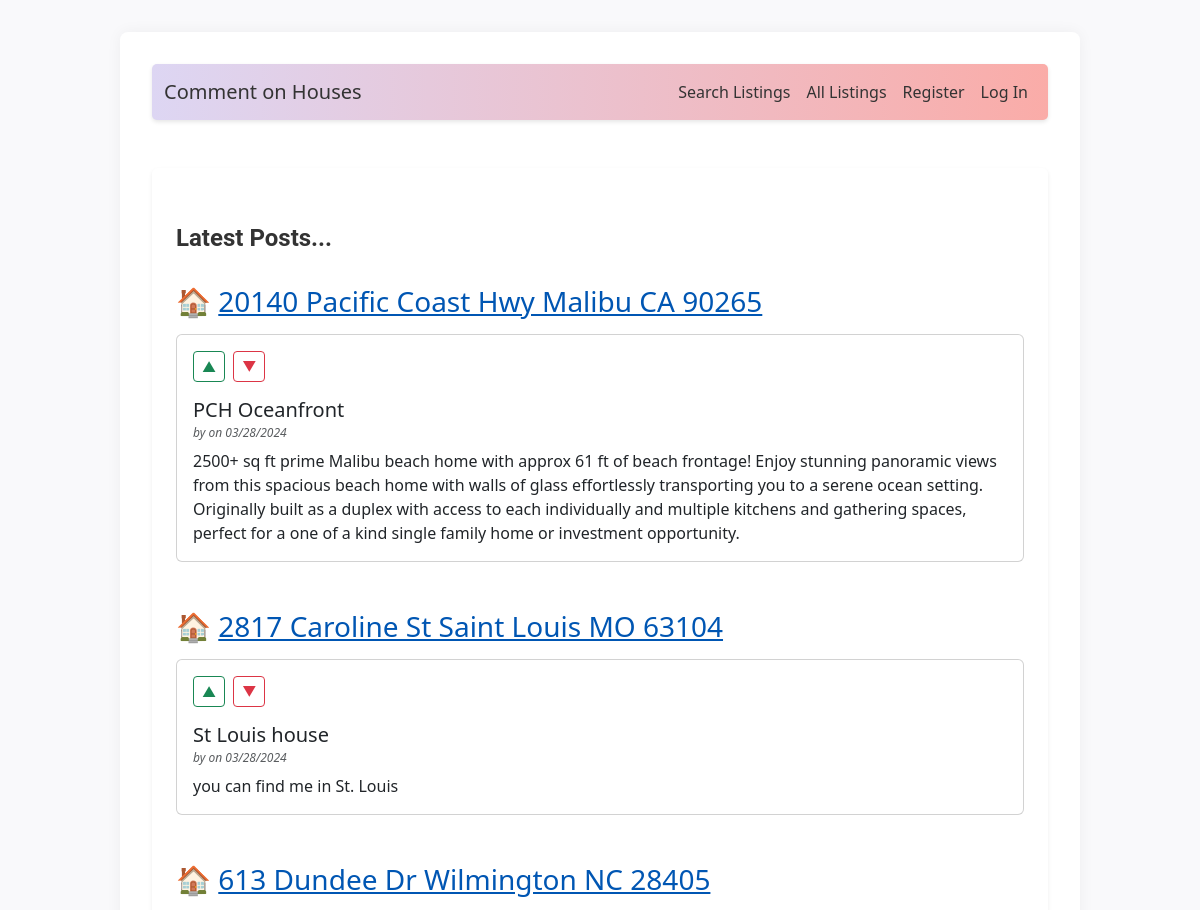
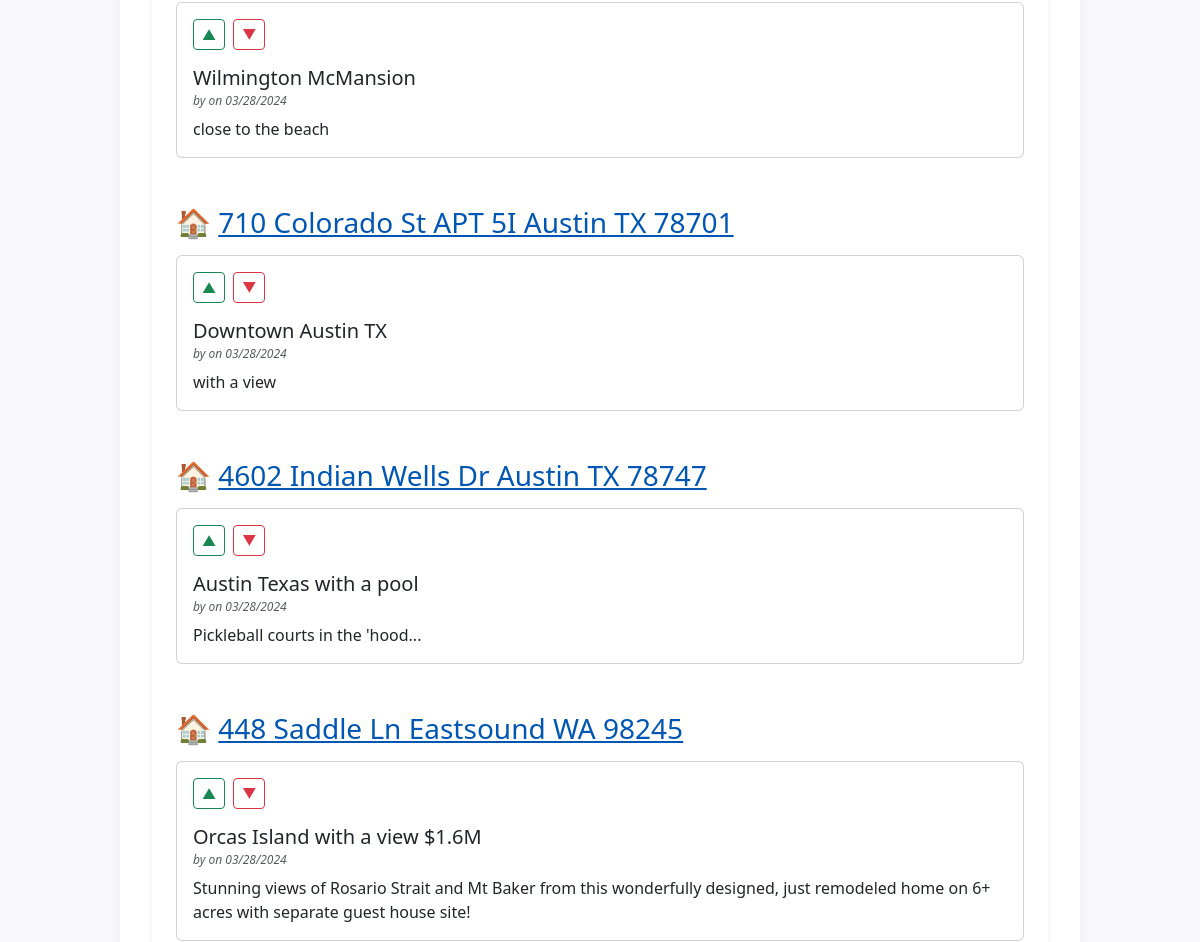
Page /search/results (upper part) on the earlier database version (2 pictures, top to bottom).
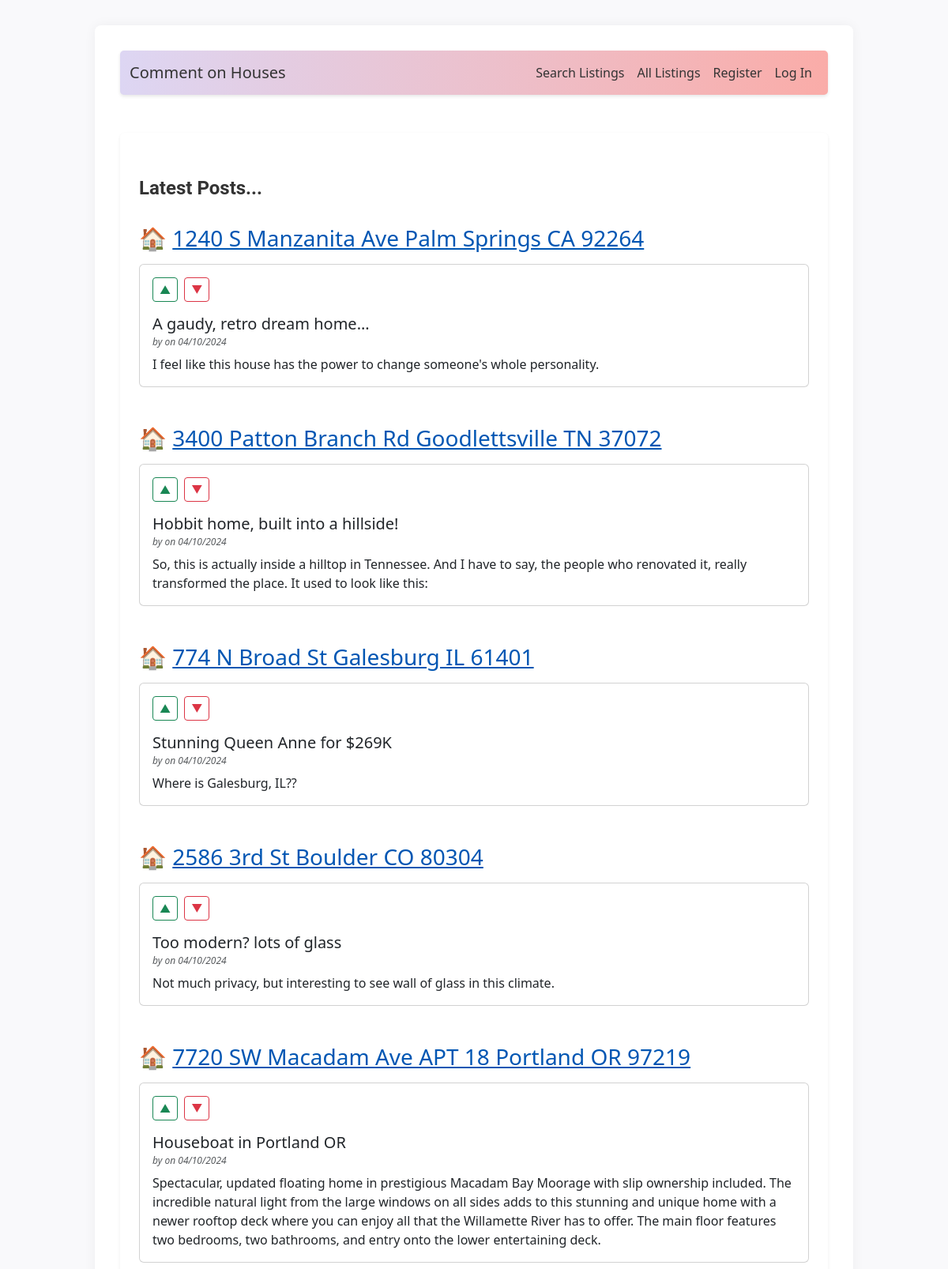
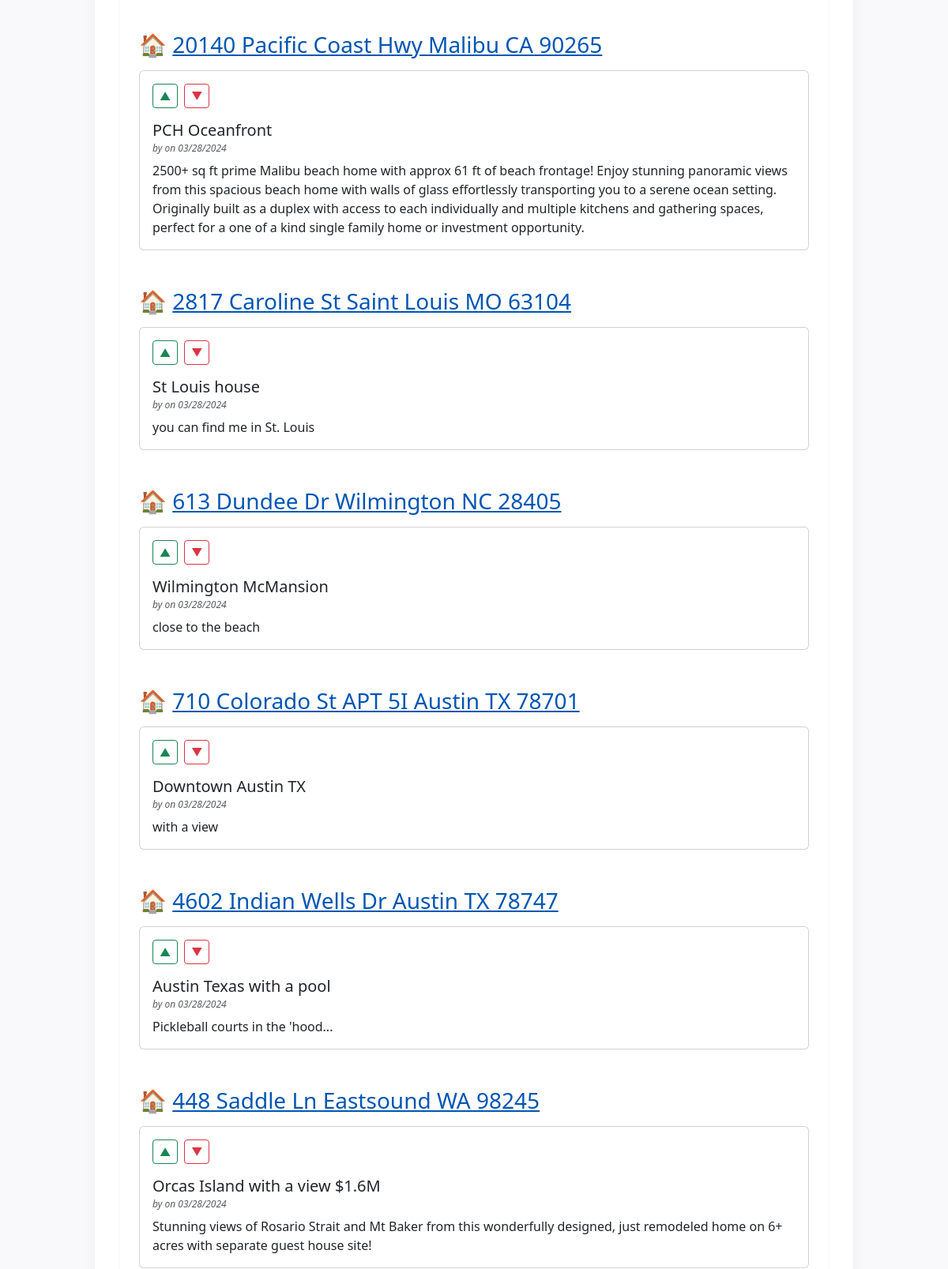
Same page on the later database version (2 pictures, top to bottom).
### tables this page shows
CREATE TABLE post (
  id INTEGER PRIMARY KEY AUTOINCREMENT,
  author_id INTEGER NOT NULL,
  created TIMESTAMP NOT NULL DEFAULT CURRENT_TIMESTAMP,
  title TEXT NOT NULL,
  body TEXT NOT NULL,
  listing TEXT,
  state TEXT,
  FOREIGN KEY (author_id) REFERENCES user (id)
);

### flaskr/blog.py (the view, shortened to what this page needs)
@bp.route('/search/results', methods=['GET'])
def search_results():
    search_type = request.args.get('search_type')
    db = get_db()
    if search_type == 'state':
        state = request.args.get('state')
        query = 'SELECT * FROM post WHERE state = ? ORDER BY created DESC'
        params = (state,)
    else:
        query = 'SELECT * FROM post ORDER BY created DESC'
        params = ()
    posts = [dict(row) for row in db.execute(query, params).fetchall()]
    for post in posts:
        if post['listing']:
            parsed_address, state = parse_address_from_listing(post['listing'])
            post['parsed_address'] = parsed_address
            post['state'] = state
    grouped_posts = {k: list(v) for k, v in groupby(posts, key=itemgetter('parsed_address'))}
    return render_template('blog/index.html', grouped_posts=grouped_posts)

### flaskr/auth.py (called while the page is built)
@bp.before_app_request
def load_logged_in_user():
    user_id = session.get('user_id')
    if user_id is None:
        g.user = None
    else:
        g.user = get_db().execute(
            'SELECT * FROM user WHERE id = ?', (user_id,)
        ).fetchone()

### flaskr/blog.py (called while the page is built)
def parse_address_from_listing(listing_url):
    house_emoji = '\U0001F3E0'
    parts = listing_url.split('/')
    address_part = parts[4]
    address = address_part.replace('-', ' ')
    state = address[-8:-6]
    formatted_address = f"{house_emoji} <a href='{listing_url}' target='_blank'>{address}</a>"
    return formatted_address, state

### flaskr/db.py (called while the page is built)
def get_db():
    if 'db' not in g:
        g.db = sqlite3.connect(
            current_app.config['DATABASE'],
            detect_types=sqlite3.PARSE_DECLTYPES
        )
        g.db.row_factory = sqlite3.Row
    return g.db

### flaskr/templates/blog/index.html (shortened to what this page needs)
{% extends 'base.html' %}
{% block header %}
<div class="container mt-4">
  <div class="d-flex justify-content-between align-items-center">
    <h1 class="fw-bold">{% block title %}Latest Posts...{% endblock %}</h1>
  </div>
</div>
{% endblock %}
{% block content %}
<div class="container mt-3">
  {% for listing, posts in grouped_posts.items() %}
    <section class="mb-5">
      <h2 class="mb-3">{{ posts[0].parsed_address|safe }}</h2>
      {% for post in posts %}
        <div class="card mb-3">
          <div class="card-body">
            <div class="d-flex align-items-center mb-3">
              <form action="{{ url_for('blog.vote') }}" method="post" class="me-2">
                <button type="submit" name="vote_type" value="1" class="btn btn-outline-success btn-sm">&#x25B2; </button>
              </form>
              <form action="{{ url_for('blog.vote') }}" method="post" class="me-2">
                <button type="submit" name="vote_type" value="-1" class="btn btn-outline-danger btn-sm">&#x25BC; </button>
              </form>
            </div>
            <h3 class="card-title smaller-size">{{ post['title'] }}</h3>
            <h6 class="card-subtitle mb-2 text-muted h6-reduce">
              <em>by {{ post['username'] }} on {{ post['created'].strftime('%m/%d/%Y') }}</em>
            </h6>
            <p class="card-text">{{ post['body'] }}</p>
          </div>
        </div>
      {% endfor %}
    </section>
  {% endfor %}
</div>
{% endblock %}

Differences in the rows shown:
added post: title "A gaudy, retro dream home...", created "04/10/2024", body "I feel like this house has the power to change someone's whole personality.", shown under "🏠 1240 S Manzanita Ave Palm Springs CA 92264"
added post: title "Hobbit home, built into a hillside!", created "04/10/2024", body "So, this is actually inside a hilltop in Tennessee. And I have to say, the people who renovated it, really transformed the place. It used to look like this:", shown under "🏠 3400 Patton Branch Rd Goodlettsville TN 37072"
added post: title "Stunning Queen Anne for $269K", created "04/10/2024", body "Where is Galesburg, IL??", shown under "🏠 774 N Broad St Galesburg IL 61401"
added post: title "Too modern? lots of glass", created "04/10/2024", body "Not much privacy, but interesting to see wall of glass in this climate.", shown under "🏠 2586 3rd St Boulder CO 80304"
added post: title "Houseboat in Portland OR", created "04/10/2024", body "Spectacular, updated floating home in prestigious Macadam Bay Moorage with slip ownership included. The incredible natural light from the large windows on all sides adds to this stunning and unique home with a newer rooftop deck where you can enjoy all that the Willamette River has to offer. The main floor features two bedrooms, two bathrooms, and entry onto the lower entertaining deck.", shown under "🏠 7720 SW Macadam Ave APT 18 Portland OR 97219"
Other differences:
new list line: "🏠 1240 S Manzanita Ave Palm Springs CA 92264"
new list line: "🏠 3400 Patton Branch Rd Goodlettsville TN 37072"
new list line: "🏠 774 N Broad St Galesburg IL 61401"
new list line: "🏠 2586 3rd St Boulder CO 80304"
new list line: "🏠 7720 SW Macadam Ave APT 18 Portland OR 97219"
